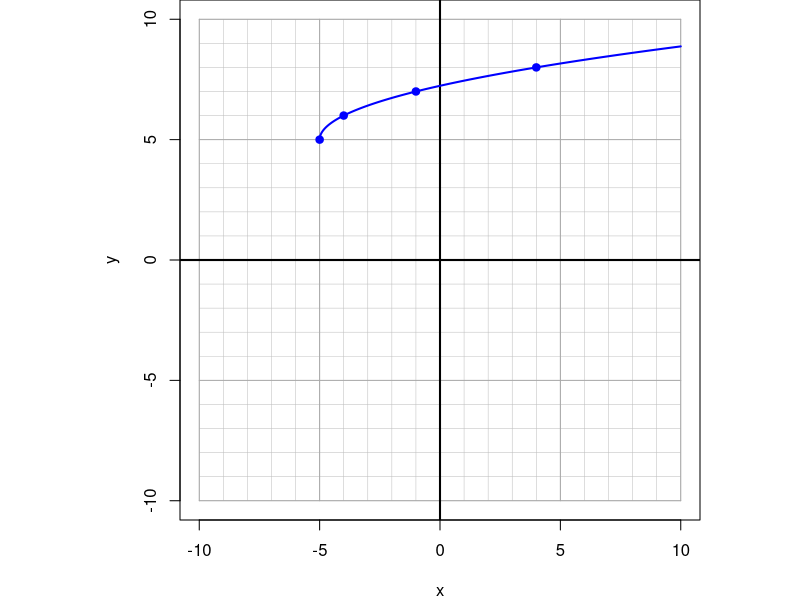
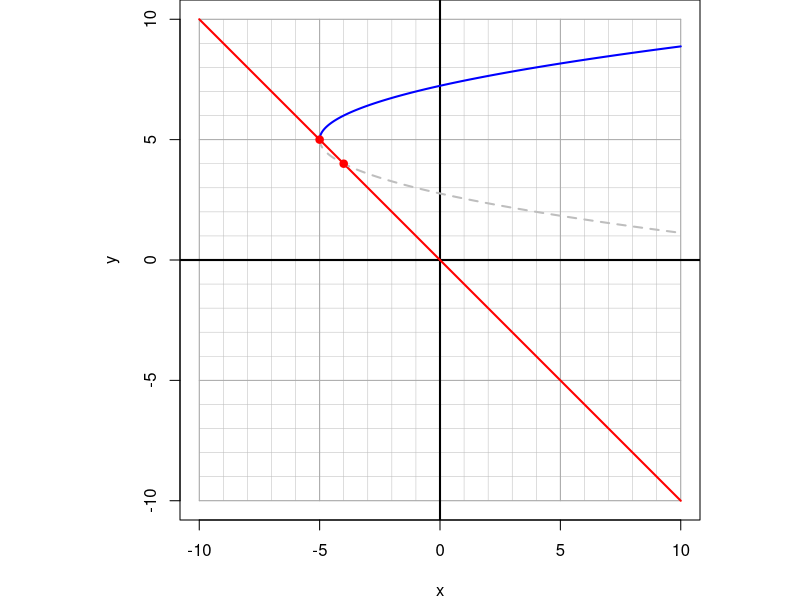

Source code (R) for these figures, in order:
## ---- chunk 1
gcd2 <- function(a, b) {
  if (b == 0) a else Recall(b, a %% b)
}
gcd <- function(...) Reduce(gcd2, c(...))

fsimp = function(top,bot){
    gg = abs(gcd(c(top,bot)))
    top = round(abs(top)/gg*sign(top*bot))
    bot = round(abs(mbot)/gg)
    if(bot==1){
        return(top)
    } else {
        return(paste0("\\frac{",top,"}{",bot,"}"))
    }
}

xpar = c(0,1,4,9)
ypar = c(0,1,2,3)
xext = c(1,4,9)
yext = c(-1,-2,-3)

# horizontal shift before possible reflection

# y = a*sqrt(bx-h)+k

h = sample(c(-9:-1,1),1)
a = 1 #sample(c(-3,-2,-1,1,2,3),1)
k = sample(c(((-10+3*abs(a)):-1),(1:(10-3*abs(a)))),1)
b = sample(c(-1,1),1)


xc = (xpar+h)/b
yc = a*ypar+k
xd = (xext+h)/b
yd = k+a*yext

nval = 1 #sample(0:2,1)

if(nval==0){
    ii = sample(1:length(xd),2)
    xi = xd[ii]
    yi = yd[ii]
    isval = c(F,F)
    wrd = c("an extraneous","an extraneous")
}
if(nval==1){
    while(T){
        ic = sample(1:length(xc),1)
        id = sample(1:length(xd),1)
        xic = xc[ic]
        yic = yc[ic]
        xid = xd[id]
        yid = yd[id]
        ii = sample(1:2)
        xi = c(xic,xid)[ii]
        yi = c(yic,yid)[ii]
        isval = c(T,F)[ii]
        wrd = c("a valid","an extraneous")[ii]
        if(xic!=xid){break}
    }
}
if(nval==2){
    ii = sample(1:length(xc),2)
    xi = xc[ii]
    yi = yc[ii]
    isval = c(T,T)
    wrd = c("a valid","a valid")
}

mtop = diff(yi)
mbot = diff(xi)
mf = fsimp(mtop,mbot)


while(T){
    xp = sample(-10:10,1)
    yp = mtop*(xp-xi[1])/mbot+yi[1]
    if(abs(yp)<=10 && abs(yp)%%1==0 && yp!=yi[1] && yp!=yi[2]){break}
}

if(b==-1){
    fx = paste0(k,"+",a,"\\sqrt{-x+",-h,"}")
} else {
    fx = paste0(k,"+",a,"\\sqrt{x+",-h,"}")
}
Lx = paste0(mf,"(x+",-xp,")+",yp)
fx = gsub("+-","-",fx,fixed=T)
Lx = gsub("+-","-",Lx,fixed=T)
Lx = gsub("=1(","=(",Lx,fixed=T)
Lx = gsub("=-1(","=-(",Lx,fixed=T)

ach = -10:10
ava = c("an extraneous","a valid")

al1 = paste0("* ",ach,collapse="\n")
al2 = paste0("* ",ava,collapse="\n")

minxii = which(xi==min(xi))
maxxii = which(xi==max(xi))

sol1 = paste0(1*(ach==xi[minxii]),collapse="")
sol2 = paste0(1*(c(F,T)==isval[minxii]),collapse="")
sol3 = paste0(1*(ach==xi[maxxii]),collapse="")
sol4 = paste0(1*(c(F,T)==isval[maxxii]),collapse="")

## ---- chunk 2
par(pty="s",mar=c(4,4,0,0))
plot(0,0,"n",xlim=c(-10,10),ylim=c(-10,10),xlab="x",ylab="y")

for(i in -10:10){
    lines(c(i,i),c(-10,10),col="grey",lwd=0.5)
    lines(c(-10,10),c(i,i),col="grey",lwd=0.5)
}
for(i in seq(-10,10,5)){
    lines(c(i,i),c(-10,10),col="darkgrey",lwd=1)
    lines(c(-10,10),c(i,i),col="darkgrey",lwd=1)
}
abline(h=0,lwd=2)
abline(v=0,lwd=2)

xx = seq(h*sign(b),10*sign(b),0.01*sign(b))
yy = a*sqrt(b*xx-h)+k

xx = xx[abs(yy)<=10]
yy = yy[abs(yy)<=10]


lines(xx,yy,col="blue",lwd=2)

x2 = (c(0,1,4,9,16)+h)/b
y2 = a*c(0,1,2,3,4)+k
x2 = x2[abs(y2)<=10]
y2 = y2[abs(y2)<=10]

points(x2,y2,pch=19,col="blue")

## ---- chunk 3
par(pty="s",mar=c(4,4,0,0))
plot(0,0,"n",xlim=c(-10,10),ylim=c(-10,10),xlab="x",ylab="y")

for(i in -10:10){
    lines(c(i,i),c(-10,10),col="grey",lwd=0.5)
    lines(c(-10,10),c(i,i),col="grey",lwd=0.5)
}
for(i in seq(-10,10,5)){
    lines(c(i,i),c(-10,10),col="darkgrey",lwd=1)
    lines(c(-10,10),c(i,i),col="darkgrey",lwd=1)
}
abline(h=0,lwd=2)
abline(v=0,lwd=2)

xx = seq(h*sign(b),10*sign(b),0.01*sign(b))
yy = a*sqrt(b*xx-h)+k

xx = xx[abs(yy)<=10]
yy = yy[abs(yy)<=10]


lines(xx,yy,col="blue",lwd=2)

x2 = (c(0,1,4,9,16)+h)/b
y2 = a*c(0,1,2,3,4)+k
x2 = x2[abs(y2)<=10]
y2 = y2[abs(y2)<=10]

# points(x2,y2,pch=19,col="blue")

xl = seq(-10,10,0.1)
yl = mtop/mbot*(xl-xi[1])+yi[1]
xl = xl[abs(yl)<=10]
yl = yl[abs(yl)<=10]

lines(xl,yl,col="red",lwd=2)

xx = seq(h*sign(b),10*sign(b),0.01*sign(b))
yy = -a*sqrt(b*xx-h)+k

xx = xx[abs(yy)<=10]
yy = yy[abs(yy)<=10]

lines(xx,yy,col="grey",lwd=2,lty=2)

points(xi,yi,pch=19,col="red")
